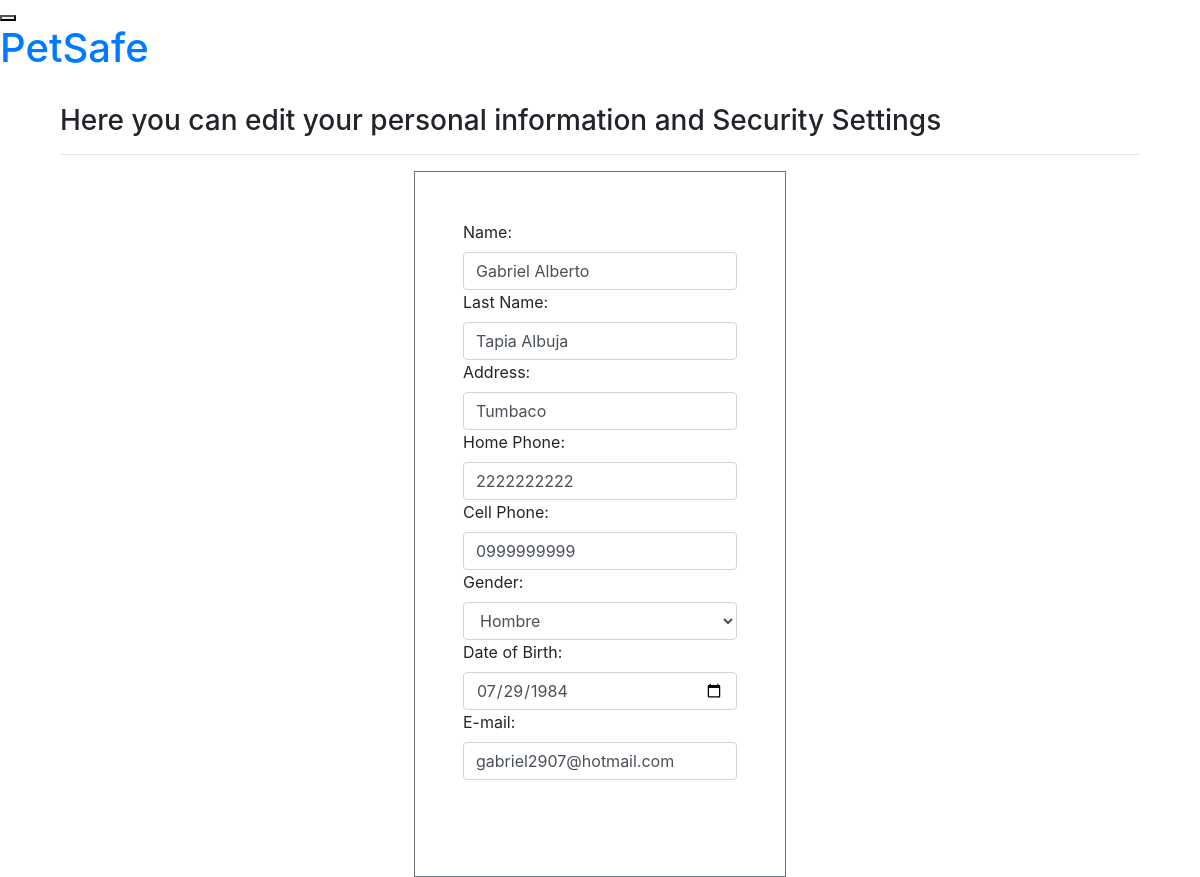
The page /edit/user/ (signed in) on the database as committed earlier.
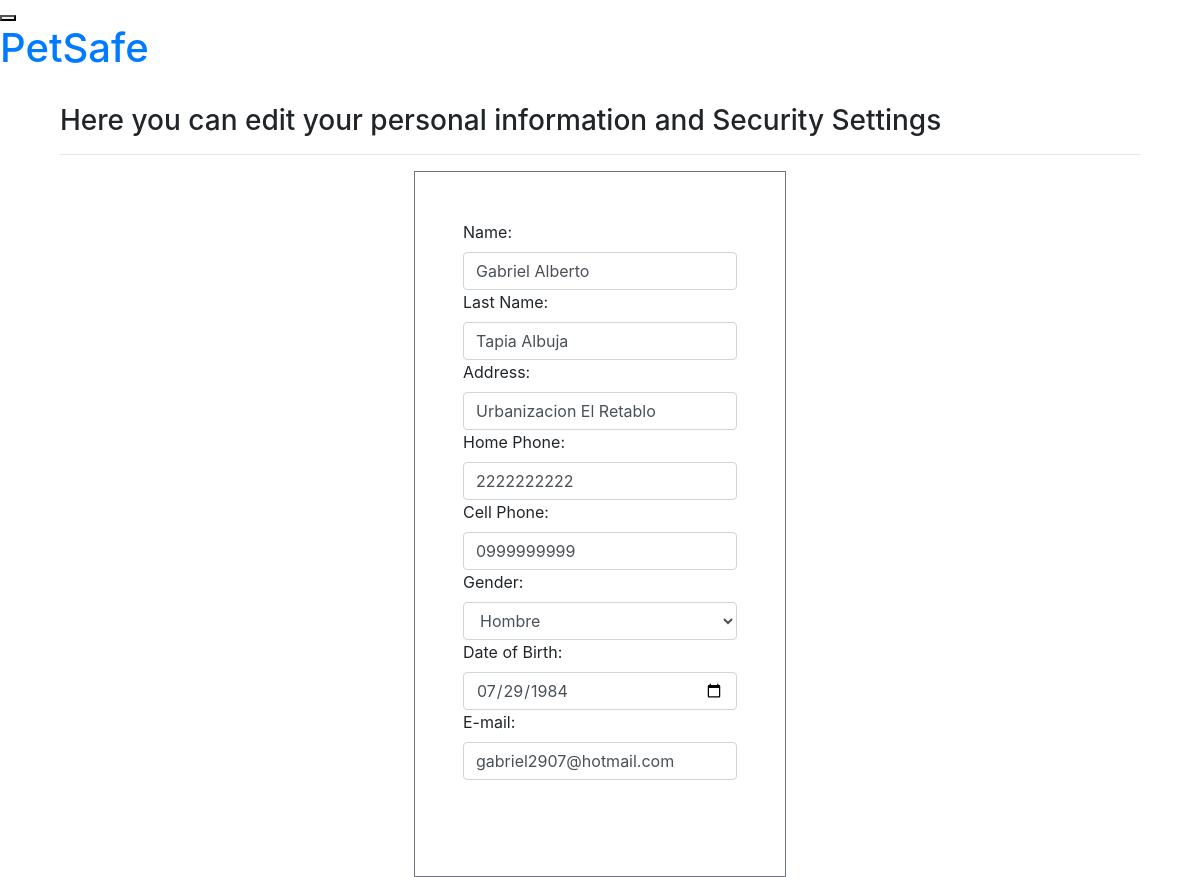
The same page on the database as committed later.
### pet_safe_app/models.py (models this page shows)
class User(models.Model):
    fname = CharField(max_length=50)
    lname = CharField(max_length=50)
    cedula = IntegerField(null=True)
    direccion = CharField(max_length=150)
    hphone = IntegerField()
    cphone = IntegerField()
    rol = ForeignKey(Rol, related_name="clients",on_delete=CASCADE)
    sexo = ForeignKey(Gender, related_name="clients",on_delete=CASCADE)
    dob = DateField()
    email = EmailField(max_length=100)
    password = CharField(max_length=100)
    created_at = DateTimeField(auto_now_add=True)
    updated_at = DateTimeField(auto_now=True)
    objects = RegistrationManager()

### pet_safe_app/views.py (the view, shortened to what this page needs)
# urls.py: path('edit/user/',views.editUser),
def editUser(request):
    if "logged_user" not in request.session:
        messages.error(request,"There is not logged user!! Log in first!")
        return redirect('/signin/')
    user_to_edit = User.objects.get(id=request.session['logged_user'])
    logged_user = User.objects.get(id=request.session['logged_user'])
    genders = Gender.objects.all()
    context = {
        'user_to_edit' : user_to_edit,
        'genders' : genders,
        'logged_user' : logged_user
    }
    context['up_date']= str(context['user_to_edit'].dob)
    return render(request,'edit_user.html',context)

### pet_safe_app/templates/edit_user.html (shortened to what this page needs)
{% extends 'base.html' %}
{% block content %}
<div class="container">
    <div class="row">
        <div class="col-12">
                <h3>Here you can edit your personal information and Security Settings</h3>
                <hr>
            </div>
        </div>
        <div class="col-12 d-flex justify-content-center">
            <form class="border border-secondary p-5" action="/edit/user/" method="POST">
                <label class="form-label" for="fname">Name:</label>
                <input class="form-control" name="fname" value="{{ user_to_edit.fname }}" type="text">
                <label class="form-label" for="lname">Last Name:</label>
                <input class="form-control" name="lname" value="{{ user_to_edit.lname }}" type="text">
                <label class="form-label" for="direccion">Address:</label>
                <input class="form-control" name="direccion" value="{{ user_to_edit.direccion }}" maxlength="100" type="text">
                <label class="form-label" for="hphone">Home Phone:</label>
                <input class="form-control" name="hphone" value="{{ user_to_edit.hphone }}" maxlength="10" type="text">
                <label class="form-label" for="cphone">Cell Phone:</label>
                <input class="form-control" name="cphone" value="0{{ user_to_edit.cphone }}" maxlength="10" type="text">
                <label class="form-label" for="sexo">Gender:</label>
                <select class="form-control" name="sexo" id="sexo">
                    {% for gender in genders %}
                    <option value="{{gender.id}}">{{gender.gender}}</option>
                    {% endfor %}
                </select>
                <label class="form-label" for="dob">Date of Birth:</label>
                <input class="form-control" name="dob" value="{{ up_date }}" maxlength="10" type="date">
                <label class="form-label" for="email">E-mail:</label>
                <input class="form-control" type="email" value="{{ user_to_edit.email }}" name="email" id="email"><br>
                <button type="submit" class="btn btn-secondary>Update Profile</button>
            </form>
        </div>
    </div>
</div>
{% endblock %}

Rows that differ between the two databases and show on the page:
changed User "Gabriel Alberto": direccion "Tumbaco" → "Urbanizacion El Retablo"
